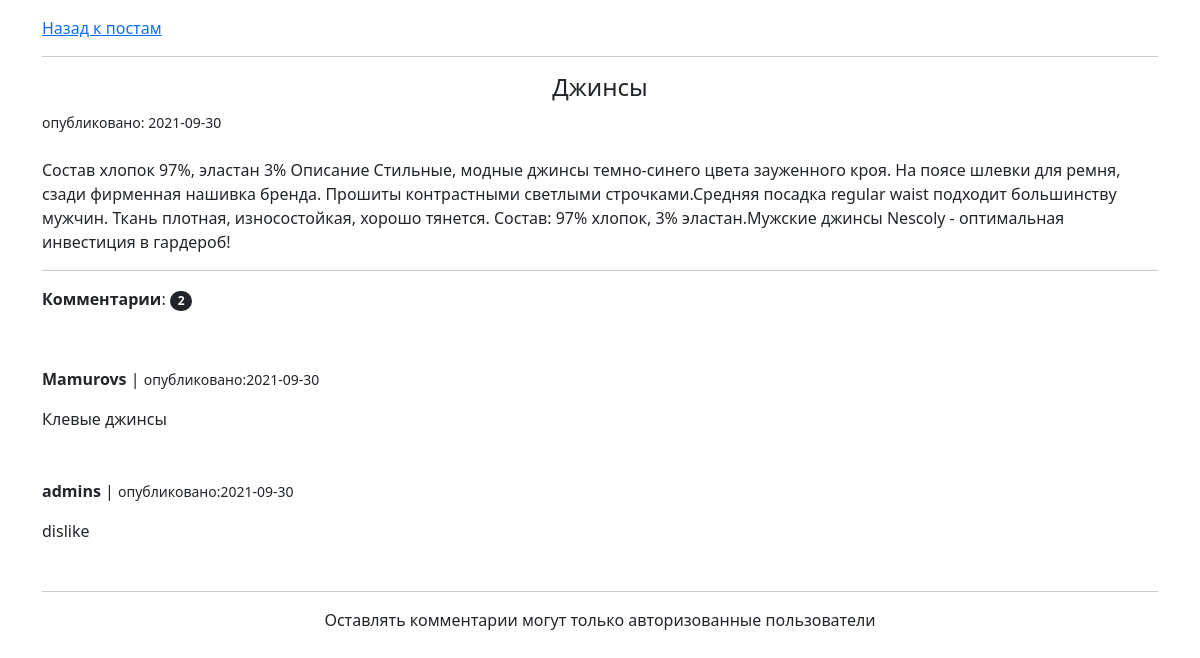
Page /posts/2/ on the committed database.
### posts/models.py (models this page shows, shortened)
class Post(models.Model):
    author = models.ForeignKey(User, on_delete=models.CASCADE, verbose_name='Автор')
    title = models.CharField(max_length=255, verbose_name='Заголовок')
    slug = models.SlugField()
    content = models.TextField(verbose_name='Содержимое поста')
    created_at = models.DateTimeField(editable=False)
    updated_at = models.DateTimeField()
    comments = GenericRelation('comments.Comment')
    class Meta:
        ordering = ['id']

### comments/models.py (models this page shows, shortened)
class Comment(models.Model):
    author = models.ForeignKey(User, verbose_name='Автор комментария', on_delete=models.CASCADE)
    content_type = models.ForeignKey(ContentType, on_delete=models.CASCADE)
    object_id = models.PositiveIntegerField()
    content_object = GenericForeignKey('content_type', 'object_id')
    text = models.TextField(verbose_name='Текст комментария')
    created_at = models.DateTimeField(editable=False)

### posts/views.py (the view)
# urls.py: path('posts/<str:post_slug>/', PostDetailView.as_view(), name='post')
class PostDetailView(DetailView):
    model = Post
    template_name = 'post_detail.html'
    context_object_name = 'post'
    slug_url_kwarg = 'post_slug'
    def get_context_data(self, **kwargs):
        context = super().get_context_data(**kwargs)
        context['form'] = CommentForm(self.request.POST or None)
        return context

### posts/templates/post_detail.html
{% extends 'posts.html' %}
{% load crispy_forms_tags %}
{% block content %}
<nav aria-label="breadcrumb">
  <ol class="breadcrumb">
      <li class="breadcrumb-item active" aria-current="page"><a href="{% url 'posts' %}">Назад к постам</a></li>
  </ol>
</nav>
    <hr>
    <h4 class="text-center">{{ post.title }}</h4>
    <small>опубликовано: {{ post.created_at|date:"Y-m-d" }}</small>
    <br><br>
    <p>{{ post.content|safe }}</p>
    <hr>
    <p><strong>Комментарии</strong>: <span class="badge rounded-pill bg-dark">{{ post.comments.count }}</span></p>
    <br>
    <div class="row">
        {% for comment in post.comments.all %}
            <div class="col-md-12 mt-3 mb-3">
                <p><strong>{{ comment.author.username }}</strong> | <small>опубликовано:{{ comment.created_at|date:"Y-m-d" }}</small></p>
                <p>{{ comment.text }}</p>
            </div>
        {% endfor %}
    </div>
    <hr>
    {% if request.user.is_authenticated %}
    <form action="{% url 'comments:comment-create' content_type='post' object_id=post.id %}" method="POST">
        {% csrf_token %}
        {{ form|crispy }}
        <br>
    <input class="btn btn-primary" type="submit" value="Отправить">
    </form>
    {% else %}
        <p class="text-center">Оставлять комментарии могут только авторизованные пользователи</p>
    {% endif %}
{% endblock content %}

### rows in the picture
Post: title "Джинсы", created_at "2021-09-30", content "Состав хлопок 97%, эластан 3% Описание Стильные, модные джинсы темно-синего цвета зауженного кроя. На поясе шлевки для ремня, сзади фирменная нашивка бренда. Прошиты контрастными светлыми строчками.Средняя посадка regular waist подходит большинству мужчин. Ткань плотная, износостойкая, хорошо тянется. Состав: 97% хлопок, 3% эластан.Мужские джинсы Nescoly - оптимальная инвестиция в гардероб!", comments.count "2"
Comment: author.username "Mamurovs", created_at "2021-09-30", text "Клевые джинсы"
Comment: author.username "admins", created_at "2021-09-30", text "dislike"
